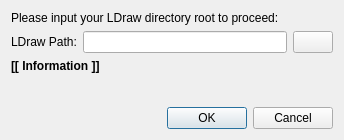
<?xml version="1.0" encoding="UTF-8"?>
<ui version="4.0">
 <class>LDrawPathDialog</class>
 <widget class="QDialog" name="LDrawPathDialog">
  <property name="geometry">
   <rect>
    <x>0</x>
    <y>0</y>
    <width>344</width>
    <height>140</height>
   </rect>
  </property>
  <property name="windowTitle">
   <string>Set LDraw Path</string>
  </property>
  <layout class="QVBoxLayout" name="verticalLayout">
   <item>
    <widget class="QLabel" name="heading">
     <property name="text">
      <string>Please input your LDraw directory root to proceed:</string>
     </property>
    </widget>
   </item>
   <item>
    <layout class="QHBoxLayout" name="horizontalLayout">
     <item>
      <widget class="QLabel" name="label">
       <property name="text">
        <string>LDraw Path:</string>
       </property>
      </widget>
     </item>
     <item>
      <widget class="QLineEdit" name="path"/>
     </item>
     <item>
      <widget class="QPushButton" name="searchButton">
       <property name="text">
        <string/>
       </property>
       <property name="icon">
        <iconset resource="../../ldforge.qrc">
         <normaloff>:/icons/folder.png</normaloff>:/icons/folder.png</iconset>
       </property>
      </widget>
     </item>
    </layout>
   </item>
   <item>
    <widget class="QLabel" name="status">
     <property name="styleSheet">
      <string notr="true">font-weight: bold</string>
     </property>
     <property name="text">
      <string>[[ Information ]]</string>
     </property>
    </widget>
   </item>
   <item>
    <spacer name="verticalSpacer">
     <property name="orientation">
      <enum>Qt::Vertical</enum>
     </property>
     <property name="sizeHint" stdset="0">
      <size>
       <width>20</width>
       <height>40</height>
      </size>
     </property>
    </spacer>
   </item>
   <item>
    <widget class="QDialogButtonBox" name="buttonBox">
     <property name="orientation">
      <enum>Qt::Horizontal</enum>
     </property>
     <property name="standardButtons">
      <set>QDialogButtonBox::Cancel|QDialogButtonBox::Ok</set>
     </property>
    </widget>
   </item>
  </layout>
 </widget>
 <resources>
  <include location="../../ldforge.qrc"/>
 </resources>
 <connections/>
</ui>
